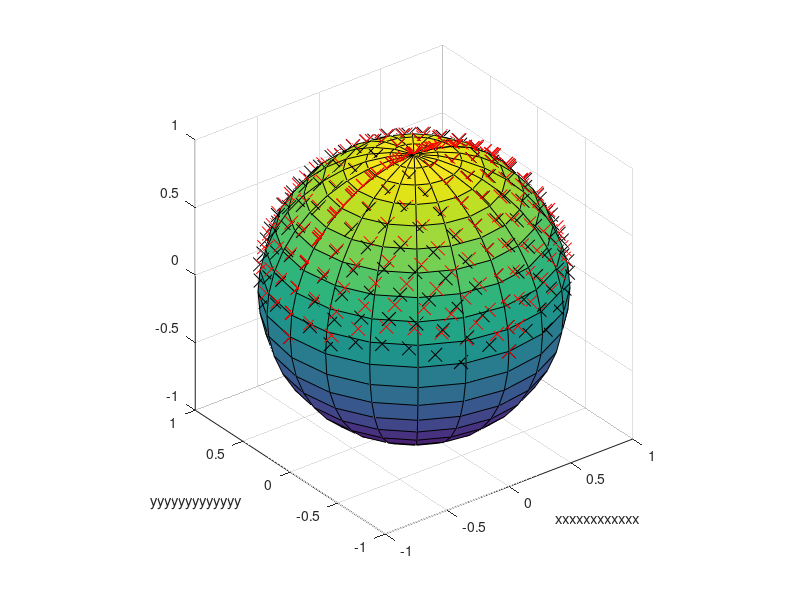

Write MATLAB code to recreate this figure. (Note: this script raises an error after producing the figure.)
[x,y,z] = sphere;
figure
surf(x,y,z)
axis equal
hold on
clear all
R = 1;
thetaR = 10;
halfStepCount = floor(90/thetaR);
%convert to radian
thetaR = thetaR/180*pi;
scalarR = R*thetaR; 
for ny = -halfStepCount:1:halfStepCount
j = ny+halfStepCount+1;
Rp(j) = cos(ny*thetaR);
thetaRp(j) = scalarR/Rp(j);
for nx = -halfStepCount:1:halfStepCount
i = nx+halfStepCount+1;
angleY = ny*thetaR;
angleX = nx*thetaRp(j);
if ((abs(angleY) > pi/2) || (abs(angleX) > pi/2)) 
z(i,j) = 0;
continue;
end
y(i,j) = sin(angleY);
x(i,j) = Rp(j)*sin(angleX);
z(i,j) = sqrt(1-x(i,j)*x(i,j)-y(i,j)*y(i,j));

end
end

for ny = -halfStepCount:1:halfStepCount
j = ny+halfStepCount+1;
for nx = -halfStepCount:1:halfStepCount
i = nx+halfStepCount+1;

yp(i,j) = y(i,j);
if (ny > 0)
    xp(i,j) = Rp(j)*sin(nx*thetaRp(j-1));
elseif (ny < 0)
    xp(i,j) = Rp(j)*sin(nx*thetaRp(j+1));
elseif (ny == 0)
    xp(i,j) = x(i,j);
end
zp(i,j) = sqrt(1-xp(i,j)*xp(i,j)-yp(i,j)*yp(i,j));

end
end

plot3(x,y,z,'xk','MarkerSize',10);
hold on
plot3(xp,yp,zp,'xr','MarkerSize',10);
xlabel('xxxxxxxxxxxx'); ylabel('yyyyyyyyyyyyy');
hold on

returnvalue = draw4pixaround(0,0,thetaR/pi*180,1)
